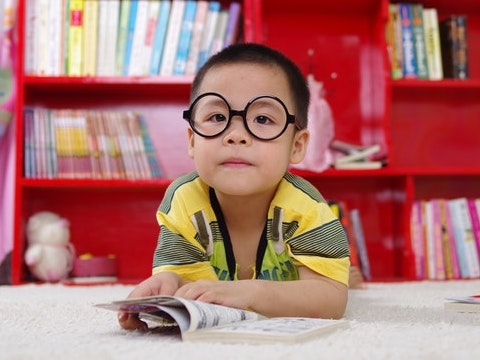
#> input picture OpenCV-101/Sample-Code-Python/boy.jpg, 480 x 360 px, given in place of girl.jpg, which was not available
$ python color_adjustment_using_curves.py ../OpenCV-101/Sample-Code-Python/boy.jpg
#> lines starting #> are read from the running program, lines starting #| are printed output that depends on the picture; pictures that were not available may be replaced by others from this repository, and a replacement may not be noted
'''
    Author: Nebiyou Yismaw

    This is a python code that uses opencv to perform color adjustments using
    different curves

'''
# import requried libraries
import matplotlib
import matplotlib.pyplot as plt
import sys
import cv2
import numpy as np
np.set_printoptions(threshold=sys.maxsize)
# configure matplot lib
matplotlib.rcParams['figure.figsize'] = (6.0, 6.0)
matplotlib.rcParams['image.cmap'] = 'gray'


def main(argv):
    '''
        @main
    '''
    # let's read the girl image and make a copy
    filename = "girl.jpg"
    original = cv2.imread(filename)
#> original is the input picture: shape (360, 480, 3); mean B, G, R 111.8, 115.3, 174.3
    img = np.copy(original)
    '''
        We are using a piece-wise curve to modify color values. These curve will
        be define in a given set of points and interpolation will be used to
        fit the values for the others.
    '''
    # pivot points to define the piece wise function (curve function x values)
    originalValue = np.array([0, 50, 100, 150, 200, 255])
    # The new points (curve function y- values ) or r and b channel
    rCurve = np.array([0, 80, 150, 190, 220, 255])
    bCurve = np.array([0, 20,  40,  75, 150, 255])
    # Create a LookUp Table
    # This look up table will define the corresponding relation between pixel
    # and transformed pixel vaules for the range [0,255]
    fullRange = np.arange(0,256)
    rLUT = np.interp(fullRange, originalValue, rCurve )
    bLUT = np.interp(fullRange, originalValue, bCurve )
    # Get the blue channel and apply the mapping
    bChannel = img[:,:,0]
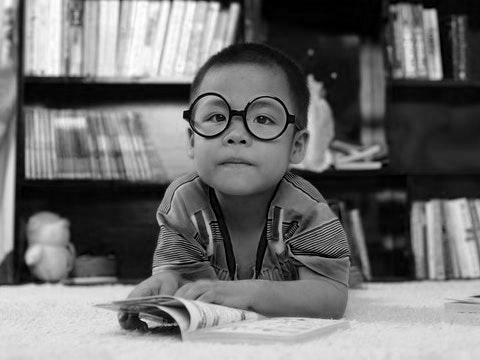
#> bChannel: shape (360, 480); min 0, max 255, mean 111.8
    bChannel = cv2.LUT(bChannel, bLUT)
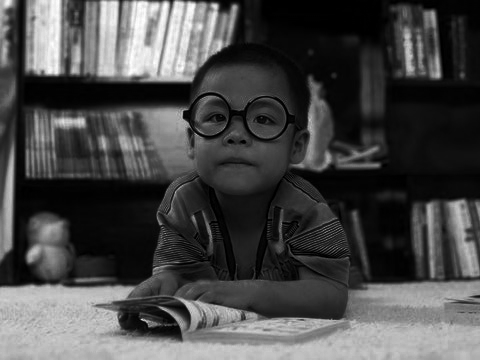
#> bChannel: shape (360, 480) float64; min 0, max 255, mean 72.8
    img[:,:,0] = bChannel
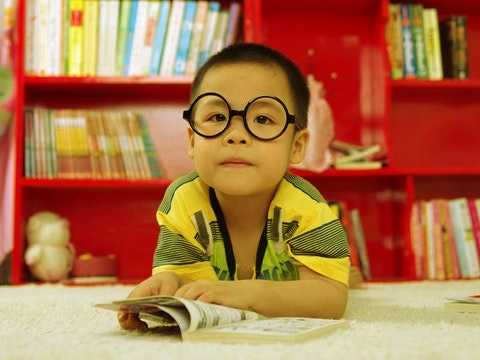
#> img: shape (360, 480, 3); mean B, G, R 72.4, 115.3, 174.3
    # Get the red channel and apply the mapping
    rChannel = img[:,:,2]
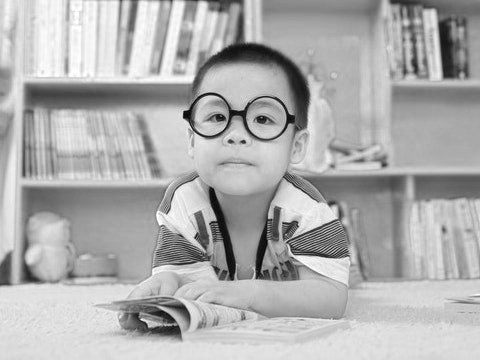
#> rChannel: shape (360, 480); min 5, max 255, mean 174.3
    rChannel = cv2.LUT(rChannel, rLUT)
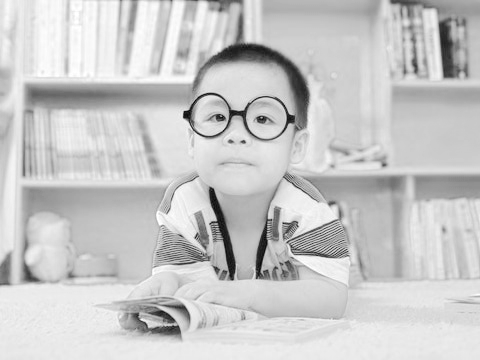
#> rChannel: shape (360, 480) float64; min 8, max 255, mean 200.9
    img[:,:,2] = rChannel
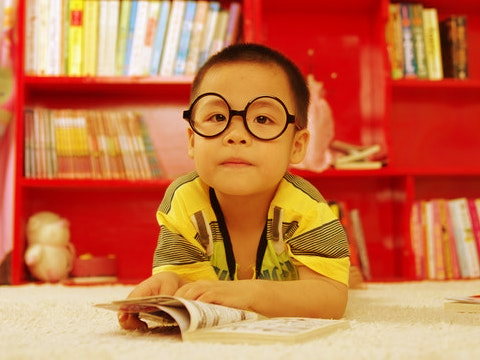
#> img: shape (360, 480, 3); mean B, G, R 72.4, 115.3, 200.4
    # show and save the ouput
    combined = np.hstack([original,img])
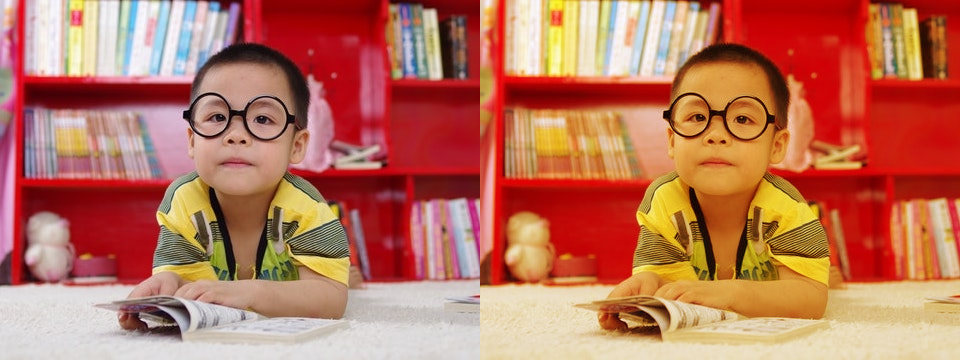
#> combined: shape (360, 960, 3); mean B, G, R 92.1, 115.3, 187.3
    plt.imshow(combined[:,:,::-1])
    plt.title("Warming filter output")
    plt.show()
    '''
        Note different curves can be used to get different results
    '''


if __name__ == '__main__':
    main(sys.argv)
